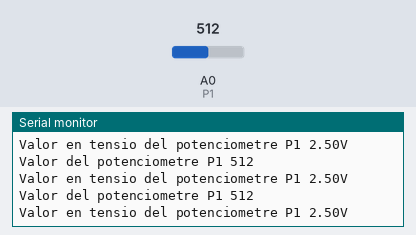
Recording of a sketch running on a simulated Arduino Uno, built with avr-gcc and run on an emulated ATmega328P. Parts: the last lines printed to the serial monitor. The test bench sets the inputs (shaded band); at power-on: A0 (P1) = 512.

Above: at 1.3 s.
1.4 s: A0 (P1) set to 716
At 1.87 s:
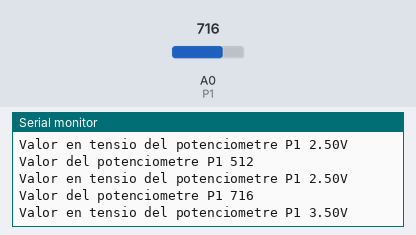
2.9 s: A0 (P1) set to 900
At 2.9 s:
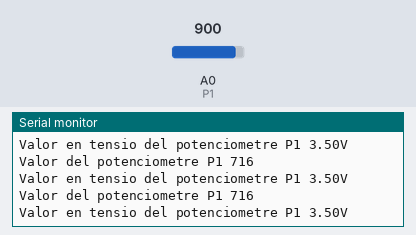
Timing chart, 0 to 5.9 s (numbered marks = the images above; inputs shaded):
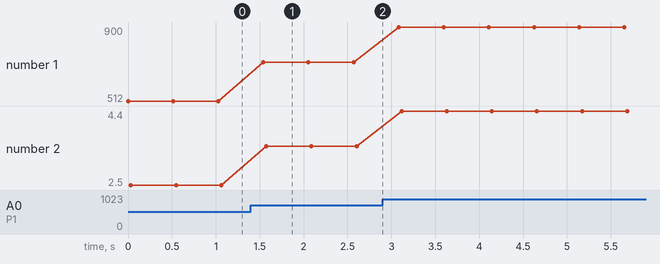

The sketch:

entradesAnalogiques.ino
```cpp
/**********************************************************************************
**                                                                               **
**                             USB-PIC'SCHOOL                                    **
**                          Entrades Analògiques                                 **
**                                                                               **
**********************************************************************************/

//********** Includes *************************************************************

//********** Variables ************************************************************
const int P1 = A0;
const int S0 = 3;
int valP1 = 0, valS0 = 0;
float voltage = 0;

//********** Setup ****************************************************************
void setup()
{
  Serial.begin(9600);
  pinMode(P1, INPUT);
  pinMode(S0, OUTPUT);
}

//********** Loop *****************************************************************
void loop()
{
  valP1 = analogRead(P1);
  voltage = ((float)valP1 * 5.0) / 1023;   //convertir la lectura a voltatge
  valS0 = map(valP1, 0, 1023, 0, 255);     // mapejar valor de 0-1023 a 0-255
  analogWrite(S0, valS0);

  Serial.print("Valor del potenciometre P1 ");
  Serial.println(valP1);
  Serial.print("Valor en tensio del potenciometre P1 ");
  Serial.print(voltage);
  Serial.println("V");
  Serial.println();
  delay(500);
}

//********** Funcions *************************************************************
```

Measured:
- after the input at 1.4 s, the serial monitor: prints a new line after 0.14 s (image 1)
- plotted number 1: 512 → 716 after the input at 1.4 s, 716 → 900 after the input at 2.9 s
- plotted number 2: 2.5 → 3.5 after the input at 1.4 s, 3.5 → 4.4 after the input at 2.9 s
